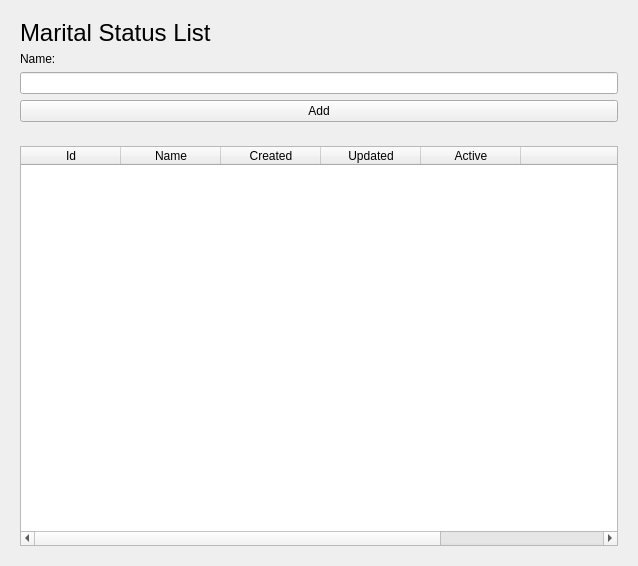
<?xml version="1.0" encoding="UTF-8"?>
<ui version="4.0">
 <class>maritalStatus</class>
 <widget class="QWidget" name="maritalStatus">
  <property name="geometry">
   <rect>
    <x>0</x>
    <y>0</y>
    <width>638</width>
    <height>562</height>
   </rect>
  </property>
  <property name="windowTitle">
   <string>Form</string>
  </property>
  <layout class="QVBoxLayout" name="verticalLayout">
   <item>
    <widget class="QWidget" name="panel_add" native="true">
     <property name="minimumSize">
      <size>
       <width>0</width>
       <height>120</height>
      </size>
     </property>
     <property name="maximumSize">
      <size>
       <width>16777215</width>
       <height>120</height>
      </size>
     </property>
     <layout class="QVBoxLayout" name="verticalLayout_6">
      <item>
       <widget class="QLabel" name="title_maritalstatus">
        <property name="font">
         <font>
          <pointsize>18</pointsize>
         </font>
        </property>
        <property name="text">
         <string>Marital Status List</string>
        </property>
       </widget>
      </item>
      <item>
       <widget class="QLabel" name="label_name_maritalstatus">
        <property name="text">
         <string>Name:</string>
        </property>
       </widget>
      </item>
      <item>
       <widget class="QLineEdit" name="name_maritalstatus"/>
      </item>
      <item>
       <widget class="QPushButton" name="on_add_maritalstatus">
        <property name="text">
         <string>Add</string>
        </property>
       </widget>
      </item>
     </layout>
    </widget>
   </item>
   <item>
    <widget class="QWidget" name="panel_list" native="true">
     <layout class="QVBoxLayout" name="verticalLayout_4">
      <item>
       <widget class="QTableWidget" name="list_maritalstatus">
        <property name="sizePolicy">
         <sizepolicy hsizetype="Ignored" vsizetype="Ignored">
          <horstretch>0</horstretch>
          <verstretch>0</verstretch>
         </sizepolicy>
        </property>
        <property name="minimumSize">
         <size>
          <width>0</width>
          <height>400</height>
         </size>
        </property>
        <column>
         <property name="text">
          <string>Id</string>
         </property>
         <property name="textAlignment">
          <set>AlignCenter</set>
         </property>
        </column>
        <column>
         <property name="text">
          <string>Name</string>
         </property>
         <property name="textAlignment">
          <set>AlignCenter</set>
         </property>
        </column>
        <column>
         <property name="text">
          <string>Created</string>
         </property>
         <property name="textAlignment">
          <set>AlignCenter</set>
         </property>
        </column>
        <column>
         <property name="text">
          <string>Updated</string>
         </property>
         <property name="textAlignment">
          <set>AlignCenter</set>
         </property>
        </column>
        <column>
         <property name="text">
          <string>Active</string>
         </property>
         <property name="textAlignment">
          <set>AlignCenter</set>
         </property>
        </column>
        <column>
         <property name="text">
          <string/>
         </property>
        </column>
        <column>
         <property name="text">
          <string/>
         </property>
        </column>
       </widget>
      </item>
      <item>
       <spacer name="verticalSpacer">
        <property name="orientation">
         <enum>Qt::Vertical</enum>
        </property>
        <property name="sizeHint" stdset="0">
         <size>
          <width>20</width>
          <height>40</height>
         </size>
        </property>
       </spacer>
      </item>
     </layout>
    </widget>
   </item>
  </layout>
 </widget>
 <resources/>
 <connections/>
</ui>
